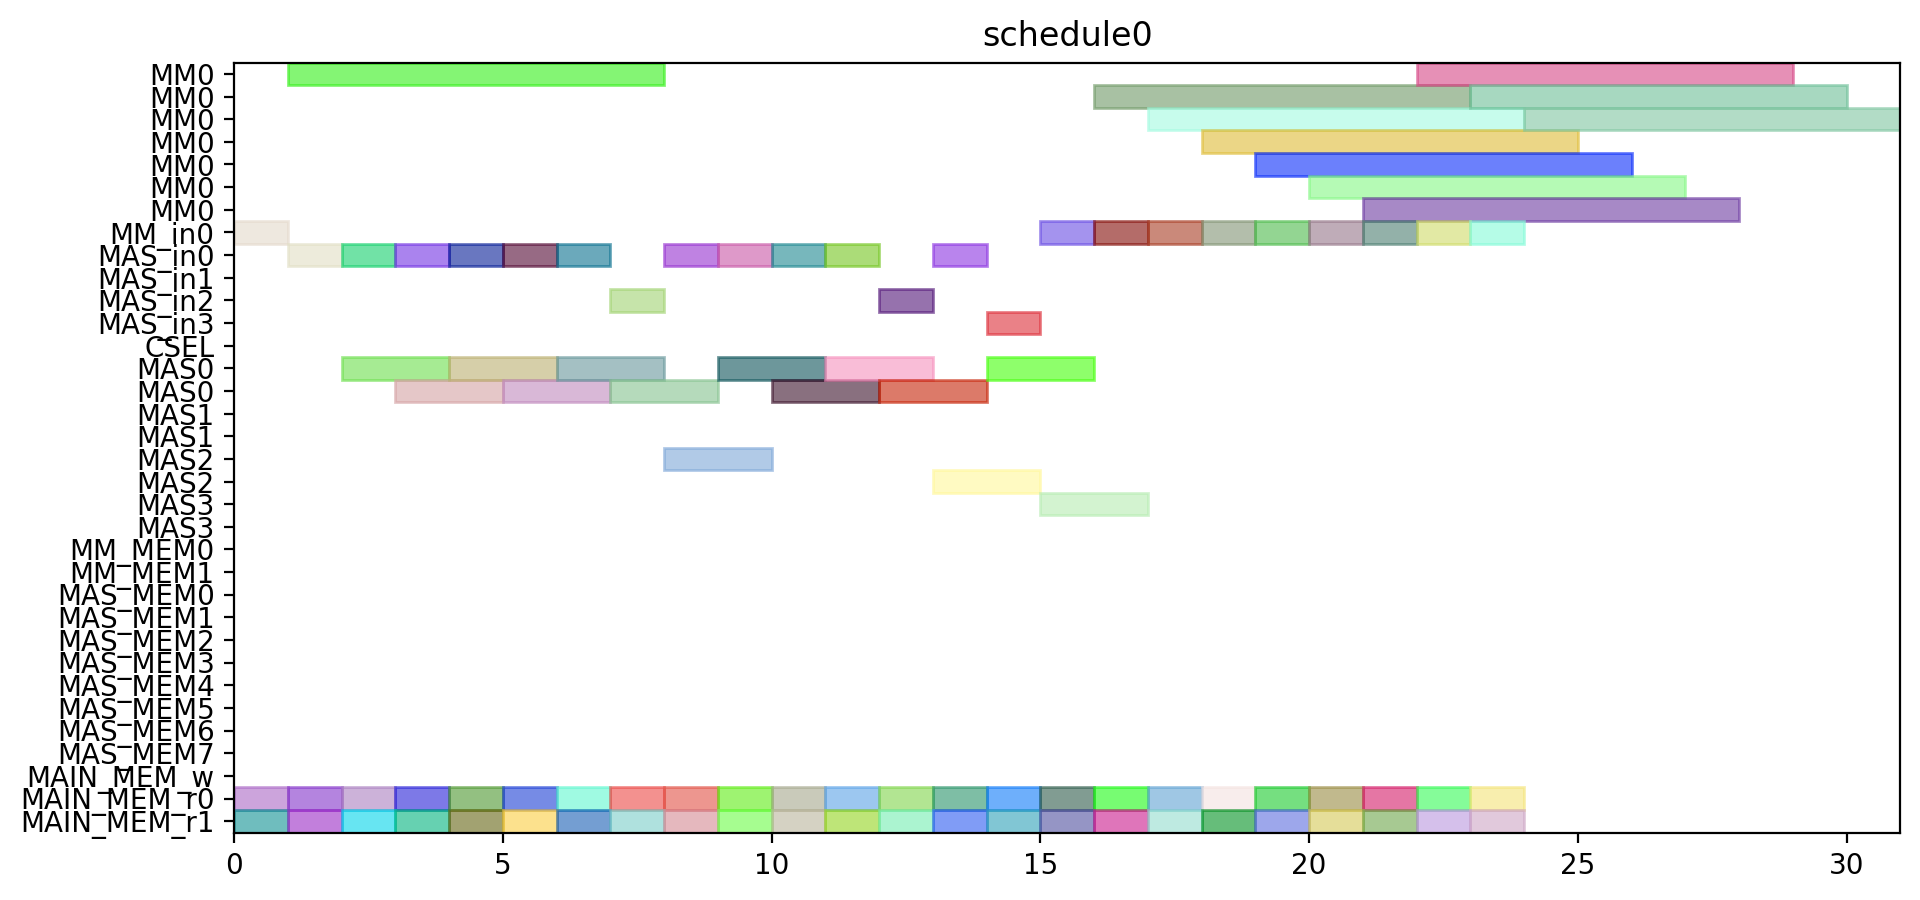

Generate this figure with Python:
from pyschedule import Scenario, solvers, plotters, alt


def solve():
	horizon = 120
	S = Scenario("schedule0", horizon=horizon)

	# resource
	MM = S.Resources('MM', num=1, size=7)
	MM_in = S.Resources('MM_in', num=1)
	MAS_in = S.Resources('MAS_in', num=4)
	CSEL = S.Resource('CSEL')
	MAS = S.Resources('MAS', num=4, size=2, periods=range(1, horizon))
	MM_MEM = S.Resources('MM_MEM', num=2)
	MAS_MEM = S.Resources('MAS_MEM', num=8)
	MAIN_MEM_w = S.Resource('MAIN_MEM_w', size=1)
	MAIN_MEM_r = S.Resources('MAIN_MEM_r', num=2)

	# result of previous scheduling

	# new tasks
	t0_t0 = S.Task('t0_t0', length=2, delay_cost=1)
	t0_t0 += alt(MAS)
	t0_t0_in = S.Task('t0_t0_in', length=1, delay_cost=1)
	t0_t0_in += alt(MAS_in)
	S += t0_t0_in*MAS_in[0]<=t0_t0*MAS[0]

	S += t0_t0_in*MAS_in[1]<=t0_t0*MAS[1]

	S += t0_t0_in*MAS_in[2]<=t0_t0*MAS[2]

	S += t0_t0_in*MAS_in[3]<=t0_t0*MAS[3]

	t0_t0_mem0 = S.Task('t0_t0_mem0', length=1, delay_cost=1)
	t0_t0_mem0 += MAIN_MEM_r[0]
	S += t0_t0_mem0 <= t0_t0

	t0_t0_mem1 = S.Task('t0_t0_mem1', length=1, delay_cost=1)
	t0_t0_mem1 += MAIN_MEM_r[1]
	S += t0_t0_mem1 <= t0_t0

	t0_t1 = S.Task('t0_t1', length=2, delay_cost=1)
	t0_t1 += alt(MAS)
	t0_t1_in = S.Task('t0_t1_in', length=1, delay_cost=1)
	t0_t1_in += alt(MAS_in)
	S += t0_t1_in*MAS_in[0]<=t0_t1*MAS[0]

	S += t0_t1_in*MAS_in[1]<=t0_t1*MAS[1]

	S += t0_t1_in*MAS_in[2]<=t0_t1*MAS[2]

	S += t0_t1_in*MAS_in[3]<=t0_t1*MAS[3]

	t0_t1_mem0 = S.Task('t0_t1_mem0', length=1, delay_cost=1)
	t0_t1_mem0 += MAIN_MEM_r[0]
	S += t0_t1_mem0 <= t0_t1

	t0_t1_mem1 = S.Task('t0_t1_mem1', length=1, delay_cost=1)
	t0_t1_mem1 += MAIN_MEM_r[1]
	S += t0_t1_mem1 <= t0_t1

	t0_t3 = S.Task('t0_t3', length=7, delay_cost=1)
	t0_t3 += alt(MM)
	t0_t3_in = S.Task('t0_t3_in', length=1, delay_cost=1)
	t0_t3_in += alt(MM_in)
	S += t0_t3_in*MM_in[0]<=t0_t3*MM[0]
	t0_t3_mem0 = S.Task('t0_t3_mem0', length=1, delay_cost=1)
	t0_t3_mem0 += MAIN_MEM_r[0]
	S += t0_t3_mem0 <= t0_t3

	t0_t3_mem1 = S.Task('t0_t3_mem1', length=1, delay_cost=1)
	t0_t3_mem1 += MAIN_MEM_r[1]
	S += t0_t3_mem1 <= t0_t3

	t10 = S.Task('t10', length=2, delay_cost=1)
	t10 += alt(MAS)
	t10_in = S.Task('t10_in', length=1, delay_cost=1)
	t10_in += alt(MAS_in)
	S += t10_in*MAS_in[0]<=t10*MAS[0]

	S += t10_in*MAS_in[1]<=t10*MAS[1]

	S += t10_in*MAS_in[2]<=t10*MAS[2]

	S += t10_in*MAS_in[3]<=t10*MAS[3]

	t10_mem0 = S.Task('t10_mem0', length=1, delay_cost=1)
	t10_mem0 += MAIN_MEM_r[0]
	S += t10_mem0 <= t10

	t10_mem1 = S.Task('t10_mem1', length=1, delay_cost=1)
	t10_mem1 += MAIN_MEM_r[1]
	S += t10_mem1 <= t10

	t11 = S.Task('t11', length=2, delay_cost=1)
	t11 += alt(MAS)
	t11_in = S.Task('t11_in', length=1, delay_cost=1)
	t11_in += alt(MAS_in)
	S += t11_in*MAS_in[0]<=t11*MAS[0]

	S += t11_in*MAS_in[1]<=t11*MAS[1]

	S += t11_in*MAS_in[2]<=t11*MAS[2]

	S += t11_in*MAS_in[3]<=t11*MAS[3]

	t11_mem0 = S.Task('t11_mem0', length=1, delay_cost=1)
	t11_mem0 += MAIN_MEM_r[0]
	S += t11_mem0 <= t11

	t11_mem1 = S.Task('t11_mem1', length=1, delay_cost=1)
	t11_mem1 += MAIN_MEM_r[1]
	S += t11_mem1 <= t11

	t3_t0 = S.Task('t3_t0', length=7, delay_cost=1)
	t3_t0 += alt(MM)
	t3_t0_in = S.Task('t3_t0_in', length=1, delay_cost=1)
	t3_t0_in += alt(MM_in)
	S += t3_t0_in*MM_in[0]<=t3_t0*MM[0]
	t3_t0_mem0 = S.Task('t3_t0_mem0', length=1, delay_cost=1)
	t3_t0_mem0 += MAIN_MEM_r[0]
	S += t3_t0_mem0 <= t3_t0

	t3_t0_mem1 = S.Task('t3_t0_mem1', length=1, delay_cost=1)
	t3_t0_mem1 += MAIN_MEM_r[1]
	S += t3_t0_mem1 <= t3_t0

	t3_t1 = S.Task('t3_t1', length=7, delay_cost=1)
	t3_t1 += alt(MM)
	t3_t1_in = S.Task('t3_t1_in', length=1, delay_cost=1)
	t3_t1_in += alt(MM_in)
	S += t3_t1_in*MM_in[0]<=t3_t1*MM[0]
	t3_t1_mem0 = S.Task('t3_t1_mem0', length=1, delay_cost=1)
	t3_t1_mem0 += MAIN_MEM_r[0]
	S += t3_t1_mem0 <= t3_t1

	t3_t1_mem1 = S.Task('t3_t1_mem1', length=1, delay_cost=1)
	t3_t1_mem1 += MAIN_MEM_r[1]
	S += t3_t1_mem1 <= t3_t1

	t3_t2 = S.Task('t3_t2', length=2, delay_cost=1)
	t3_t2 += alt(MAS)
	t3_t2_in = S.Task('t3_t2_in', length=1, delay_cost=1)
	t3_t2_in += alt(MAS_in)
	S += t3_t2_in*MAS_in[0]<=t3_t2*MAS[0]

	S += t3_t2_in*MAS_in[1]<=t3_t2*MAS[1]

	S += t3_t2_in*MAS_in[2]<=t3_t2*MAS[2]

	S += t3_t2_in*MAS_in[3]<=t3_t2*MAS[3]

	t3_t2_mem0 = S.Task('t3_t2_mem0', length=1, delay_cost=1)
	t3_t2_mem0 += MAIN_MEM_r[0]
	S += t3_t2_mem0 <= t3_t2

	t3_t2_mem1 = S.Task('t3_t2_mem1', length=1, delay_cost=1)
	t3_t2_mem1 += MAIN_MEM_r[1]
	S += t3_t2_mem1 <= t3_t2

	t3_t3 = S.Task('t3_t3', length=2, delay_cost=1)
	t3_t3 += alt(MAS)
	t3_t3_in = S.Task('t3_t3_in', length=1, delay_cost=1)
	t3_t3_in += alt(MAS_in)
	S += t3_t3_in*MAS_in[0]<=t3_t3*MAS[0]

	S += t3_t3_in*MAS_in[1]<=t3_t3*MAS[1]

	S += t3_t3_in*MAS_in[2]<=t3_t3*MAS[2]

	S += t3_t3_in*MAS_in[3]<=t3_t3*MAS[3]

	t3_t3_mem0 = S.Task('t3_t3_mem0', length=1, delay_cost=1)
	t3_t3_mem0 += MAIN_MEM_r[0]
	S += t3_t3_mem0 <= t3_t3

	t3_t3_mem1 = S.Task('t3_t3_mem1', length=1, delay_cost=1)
	t3_t3_mem1 += MAIN_MEM_r[1]
	S += t3_t3_mem1 <= t3_t3

	t4_t0 = S.Task('t4_t0', length=2, delay_cost=1)
	t4_t0 += alt(MAS)
	t4_t0_in = S.Task('t4_t0_in', length=1, delay_cost=1)
	t4_t0_in += alt(MAS_in)
	S += t4_t0_in*MAS_in[0]<=t4_t0*MAS[0]

	S += t4_t0_in*MAS_in[1]<=t4_t0*MAS[1]

	S += t4_t0_in*MAS_in[2]<=t4_t0*MAS[2]

	S += t4_t0_in*MAS_in[3]<=t4_t0*MAS[3]

	t4_t0_mem0 = S.Task('t4_t0_mem0', length=1, delay_cost=1)
	t4_t0_mem0 += MAIN_MEM_r[0]
	S += t4_t0_mem0 <= t4_t0

	t4_t0_mem1 = S.Task('t4_t0_mem1', length=1, delay_cost=1)
	t4_t0_mem1 += MAIN_MEM_r[1]
	S += t4_t0_mem1 <= t4_t0

	t4_t1 = S.Task('t4_t1', length=2, delay_cost=1)
	t4_t1 += alt(MAS)
	t4_t1_in = S.Task('t4_t1_in', length=1, delay_cost=1)
	t4_t1_in += alt(MAS_in)
	S += t4_t1_in*MAS_in[0]<=t4_t1*MAS[0]

	S += t4_t1_in*MAS_in[1]<=t4_t1*MAS[1]

	S += t4_t1_in*MAS_in[2]<=t4_t1*MAS[2]

	S += t4_t1_in*MAS_in[3]<=t4_t1*MAS[3]

	t4_t1_mem0 = S.Task('t4_t1_mem0', length=1, delay_cost=1)
	t4_t1_mem0 += MAIN_MEM_r[0]
	S += t4_t1_mem0 <= t4_t1

	t4_t1_mem1 = S.Task('t4_t1_mem1', length=1, delay_cost=1)
	t4_t1_mem1 += MAIN_MEM_r[1]
	S += t4_t1_mem1 <= t4_t1

	t4_t3 = S.Task('t4_t3', length=7, delay_cost=1)
	t4_t3 += alt(MM)
	t4_t3_in = S.Task('t4_t3_in', length=1, delay_cost=1)
	t4_t3_in += alt(MM_in)
	S += t4_t3_in*MM_in[0]<=t4_t3*MM[0]
	t4_t3_mem0 = S.Task('t4_t3_mem0', length=1, delay_cost=1)
	t4_t3_mem0 += MAIN_MEM_r[0]
	S += t4_t3_mem0 <= t4_t3

	t4_t3_mem1 = S.Task('t4_t3_mem1', length=1, delay_cost=1)
	t4_t3_mem1 += MAIN_MEM_r[1]
	S += t4_t3_mem1 <= t4_t3

	t5_t0 = S.Task('t5_t0', length=7, delay_cost=1)
	t5_t0 += alt(MM)
	t5_t0_in = S.Task('t5_t0_in', length=1, delay_cost=1)
	t5_t0_in += alt(MM_in)
	S += t5_t0_in*MM_in[0]<=t5_t0*MM[0]
	t5_t0_mem0 = S.Task('t5_t0_mem0', length=1, delay_cost=1)
	t5_t0_mem0 += MAIN_MEM_r[0]
	S += t5_t0_mem0 <= t5_t0

	t5_t0_mem1 = S.Task('t5_t0_mem1', length=1, delay_cost=1)
	t5_t0_mem1 += MAIN_MEM_r[1]
	S += t5_t0_mem1 <= t5_t0

	t5_t1 = S.Task('t5_t1', length=7, delay_cost=1)
	t5_t1 += alt(MM)
	t5_t1_in = S.Task('t5_t1_in', length=1, delay_cost=1)
	t5_t1_in += alt(MM_in)
	S += t5_t1_in*MM_in[0]<=t5_t1*MM[0]
	t5_t1_mem0 = S.Task('t5_t1_mem0', length=1, delay_cost=1)
	t5_t1_mem0 += MAIN_MEM_r[0]
	S += t5_t1_mem0 <= t5_t1

	t5_t1_mem1 = S.Task('t5_t1_mem1', length=1, delay_cost=1)
	t5_t1_mem1 += MAIN_MEM_r[1]
	S += t5_t1_mem1 <= t5_t1

	t5_t2 = S.Task('t5_t2', length=2, delay_cost=1)
	t5_t2 += alt(MAS)
	t5_t2_in = S.Task('t5_t2_in', length=1, delay_cost=1)
	t5_t2_in += alt(MAS_in)
	S += t5_t2_in*MAS_in[0]<=t5_t2*MAS[0]

	S += t5_t2_in*MAS_in[1]<=t5_t2*MAS[1]

	S += t5_t2_in*MAS_in[2]<=t5_t2*MAS[2]

	S += t5_t2_in*MAS_in[3]<=t5_t2*MAS[3]

	t5_t2_mem0 = S.Task('t5_t2_mem0', length=1, delay_cost=1)
	t5_t2_mem0 += MAIN_MEM_r[0]
	S += t5_t2_mem0 <= t5_t2

	t5_t2_mem1 = S.Task('t5_t2_mem1', length=1, delay_cost=1)
	t5_t2_mem1 += MAIN_MEM_r[1]
	S += t5_t2_mem1 <= t5_t2

	t5_t3 = S.Task('t5_t3', length=2, delay_cost=1)
	t5_t3 += alt(MAS)
	t5_t3_in = S.Task('t5_t3_in', length=1, delay_cost=1)
	t5_t3_in += alt(MAS_in)
	S += t5_t3_in*MAS_in[0]<=t5_t3*MAS[0]

	S += t5_t3_in*MAS_in[1]<=t5_t3*MAS[1]

	S += t5_t3_in*MAS_in[2]<=t5_t3*MAS[2]

	S += t5_t3_in*MAS_in[3]<=t5_t3*MAS[3]

	t5_t3_mem0 = S.Task('t5_t3_mem0', length=1, delay_cost=1)
	t5_t3_mem0 += MAIN_MEM_r[0]
	S += t5_t3_mem0 <= t5_t3

	t5_t3_mem1 = S.Task('t5_t3_mem1', length=1, delay_cost=1)
	t5_t3_mem1 += MAIN_MEM_r[1]
	S += t5_t3_mem1 <= t5_t3

	t6_t0 = S.Task('t6_t0', length=7, delay_cost=1)
	t6_t0 += alt(MM)
	t6_t0_in = S.Task('t6_t0_in', length=1, delay_cost=1)
	t6_t0_in += alt(MM_in)
	S += t6_t0_in*MM_in[0]<=t6_t0*MM[0]
	t6_t0_mem0 = S.Task('t6_t0_mem0', length=1, delay_cost=1)
	t6_t0_mem0 += MAIN_MEM_r[0]
	S += t6_t0_mem0 <= t6_t0

	t6_t0_mem1 = S.Task('t6_t0_mem1', length=1, delay_cost=1)
	t6_t0_mem1 += MAIN_MEM_r[1]
	S += t6_t0_mem1 <= t6_t0

	t6_t1 = S.Task('t6_t1', length=7, delay_cost=1)
	t6_t1 += alt(MM)
	t6_t1_in = S.Task('t6_t1_in', length=1, delay_cost=1)
	t6_t1_in += alt(MM_in)
	S += t6_t1_in*MM_in[0]<=t6_t1*MM[0]
	t6_t1_mem0 = S.Task('t6_t1_mem0', length=1, delay_cost=1)
	t6_t1_mem0 += MAIN_MEM_r[0]
	S += t6_t1_mem0 <= t6_t1

	t6_t1_mem1 = S.Task('t6_t1_mem1', length=1, delay_cost=1)
	t6_t1_mem1 += MAIN_MEM_r[1]
	S += t6_t1_mem1 <= t6_t1

	t6_t2 = S.Task('t6_t2', length=2, delay_cost=1)
	t6_t2 += alt(MAS)
	t6_t2_in = S.Task('t6_t2_in', length=1, delay_cost=1)
	t6_t2_in += alt(MAS_in)
	S += t6_t2_in*MAS_in[0]<=t6_t2*MAS[0]

	S += t6_t2_in*MAS_in[1]<=t6_t2*MAS[1]

	S += t6_t2_in*MAS_in[2]<=t6_t2*MAS[2]

	S += t6_t2_in*MAS_in[3]<=t6_t2*MAS[3]

	t6_t2_mem0 = S.Task('t6_t2_mem0', length=1, delay_cost=1)
	t6_t2_mem0 += MAIN_MEM_r[0]
	S += t6_t2_mem0 <= t6_t2

	t6_t2_mem1 = S.Task('t6_t2_mem1', length=1, delay_cost=1)
	t6_t2_mem1 += MAIN_MEM_r[1]
	S += t6_t2_mem1 <= t6_t2

	t6_t3 = S.Task('t6_t3', length=2, delay_cost=1)
	t6_t3 += alt(MAS)
	t6_t3_in = S.Task('t6_t3_in', length=1, delay_cost=1)
	t6_t3_in += alt(MAS_in)
	S += t6_t3_in*MAS_in[0]<=t6_t3*MAS[0]

	S += t6_t3_in*MAS_in[1]<=t6_t3*MAS[1]

	S += t6_t3_in*MAS_in[2]<=t6_t3*MAS[2]

	S += t6_t3_in*MAS_in[3]<=t6_t3*MAS[3]

	t6_t3_mem0 = S.Task('t6_t3_mem0', length=1, delay_cost=1)
	t6_t3_mem0 += MAIN_MEM_r[0]
	S += t6_t3_mem0 <= t6_t3

	t6_t3_mem1 = S.Task('t6_t3_mem1', length=1, delay_cost=1)
	t6_t3_mem1 += MAIN_MEM_r[1]
	S += t6_t3_mem1 <= t6_t3

	t7_t0 = S.Task('t7_t0', length=7, delay_cost=1)
	t7_t0 += alt(MM)
	t7_t0_in = S.Task('t7_t0_in', length=1, delay_cost=1)
	t7_t0_in += alt(MM_in)
	S += t7_t0_in*MM_in[0]<=t7_t0*MM[0]
	t7_t0_mem0 = S.Task('t7_t0_mem0', length=1, delay_cost=1)
	t7_t0_mem0 += MAIN_MEM_r[0]
	S += t7_t0_mem0 <= t7_t0

	t7_t0_mem1 = S.Task('t7_t0_mem1', length=1, delay_cost=1)
	t7_t0_mem1 += MAIN_MEM_r[1]
	S += t7_t0_mem1 <= t7_t0

	t7_t1 = S.Task('t7_t1', length=7, delay_cost=1)
	t7_t1 += alt(MM)
	t7_t1_in = S.Task('t7_t1_in', length=1, delay_cost=1)
	t7_t1_in += alt(MM_in)
	S += t7_t1_in*MM_in[0]<=t7_t1*MM[0]
	t7_t1_mem0 = S.Task('t7_t1_mem0', length=1, delay_cost=1)
	t7_t1_mem0 += MAIN_MEM_r[0]
	S += t7_t1_mem0 <= t7_t1

	t7_t1_mem1 = S.Task('t7_t1_mem1', length=1, delay_cost=1)
	t7_t1_mem1 += MAIN_MEM_r[1]
	S += t7_t1_mem1 <= t7_t1

	t7_t2 = S.Task('t7_t2', length=2, delay_cost=1)
	t7_t2 += alt(MAS)
	t7_t2_in = S.Task('t7_t2_in', length=1, delay_cost=1)
	t7_t2_in += alt(MAS_in)
	S += t7_t2_in*MAS_in[0]<=t7_t2*MAS[0]

	S += t7_t2_in*MAS_in[1]<=t7_t2*MAS[1]

	S += t7_t2_in*MAS_in[2]<=t7_t2*MAS[2]

	S += t7_t2_in*MAS_in[3]<=t7_t2*MAS[3]

	t7_t2_mem0 = S.Task('t7_t2_mem0', length=1, delay_cost=1)
	t7_t2_mem0 += MAIN_MEM_r[0]
	S += t7_t2_mem0 <= t7_t2

	t7_t2_mem1 = S.Task('t7_t2_mem1', length=1, delay_cost=1)
	t7_t2_mem1 += MAIN_MEM_r[1]
	S += t7_t2_mem1 <= t7_t2

	t7_t3 = S.Task('t7_t3', length=2, delay_cost=1)
	t7_t3 += alt(MAS)
	t7_t3_in = S.Task('t7_t3_in', length=1, delay_cost=1)
	t7_t3_in += alt(MAS_in)
	S += t7_t3_in*MAS_in[0]<=t7_t3*MAS[0]

	S += t7_t3_in*MAS_in[1]<=t7_t3*MAS[1]

	S += t7_t3_in*MAS_in[2]<=t7_t3*MAS[2]

	S += t7_t3_in*MAS_in[3]<=t7_t3*MAS[3]

	t7_t3_mem0 = S.Task('t7_t3_mem0', length=1, delay_cost=1)
	t7_t3_mem0 += MAIN_MEM_r[0]
	S += t7_t3_mem0 <= t7_t3

	t7_t3_mem1 = S.Task('t7_t3_mem1', length=1, delay_cost=1)
	t7_t3_mem1 += MAIN_MEM_r[1]
	S += t7_t3_mem1 <= t7_t3

	solvers.mip.solve(S,msg=1,kind='CPLEX',ratio_gap=1.01)

	solution = [['hoge']*len(S.solution()[1]) for i in range(len(S.solution()))]
	for i in range(len(S.solution())):
		for j in range(len(S.solution()[i])):
			solution[i][j]=str(S.solution()[i][j])
	print(solution)

	cycles = int(solution[-1][3])

	pic_file_name = "/home/mfukuda/ABE/multiRAM_multiMAS_16mux/scheduling_result/stage7MM1_stage2MAS4/SQR012345/schedule0.png"
	if(S.solution() != []):
		plotters.matplotlib.plot(S,img_filename=pic_file_name, show_task_labels=False, fig_size=(cycles*0.25+3, 5))

	return solution
